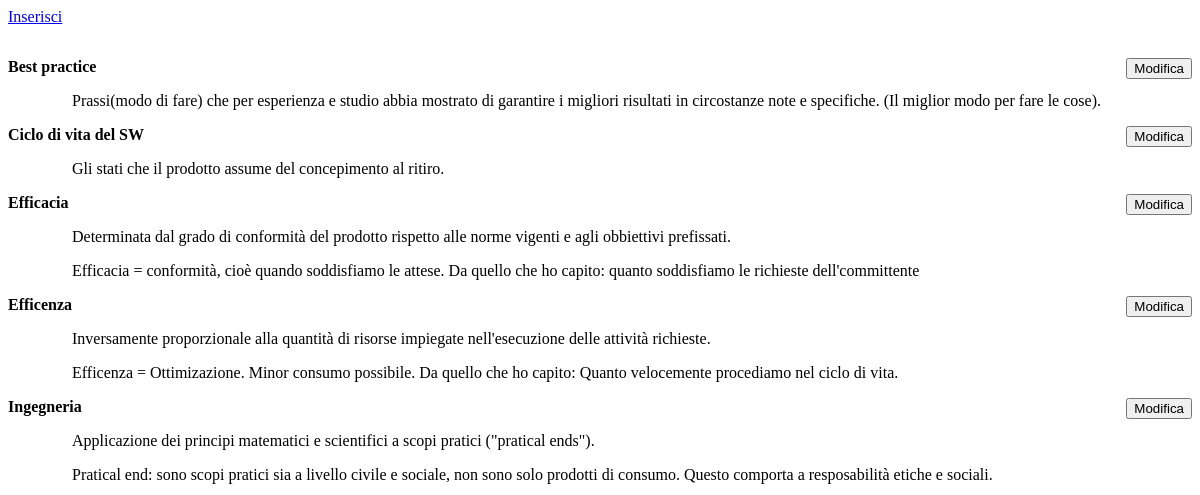
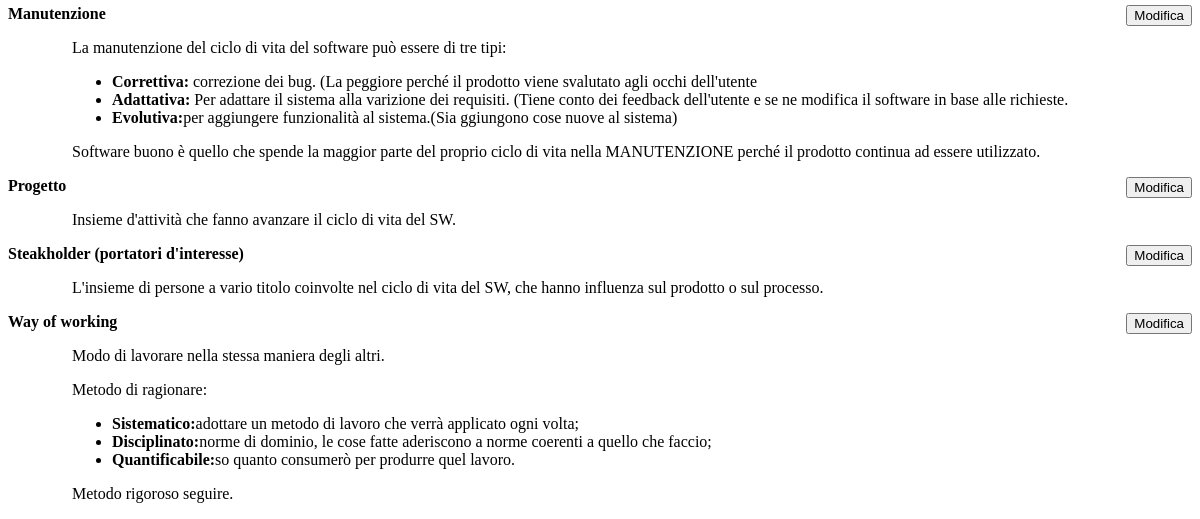
Before: / with the older database file (2 pictures, top to bottom).
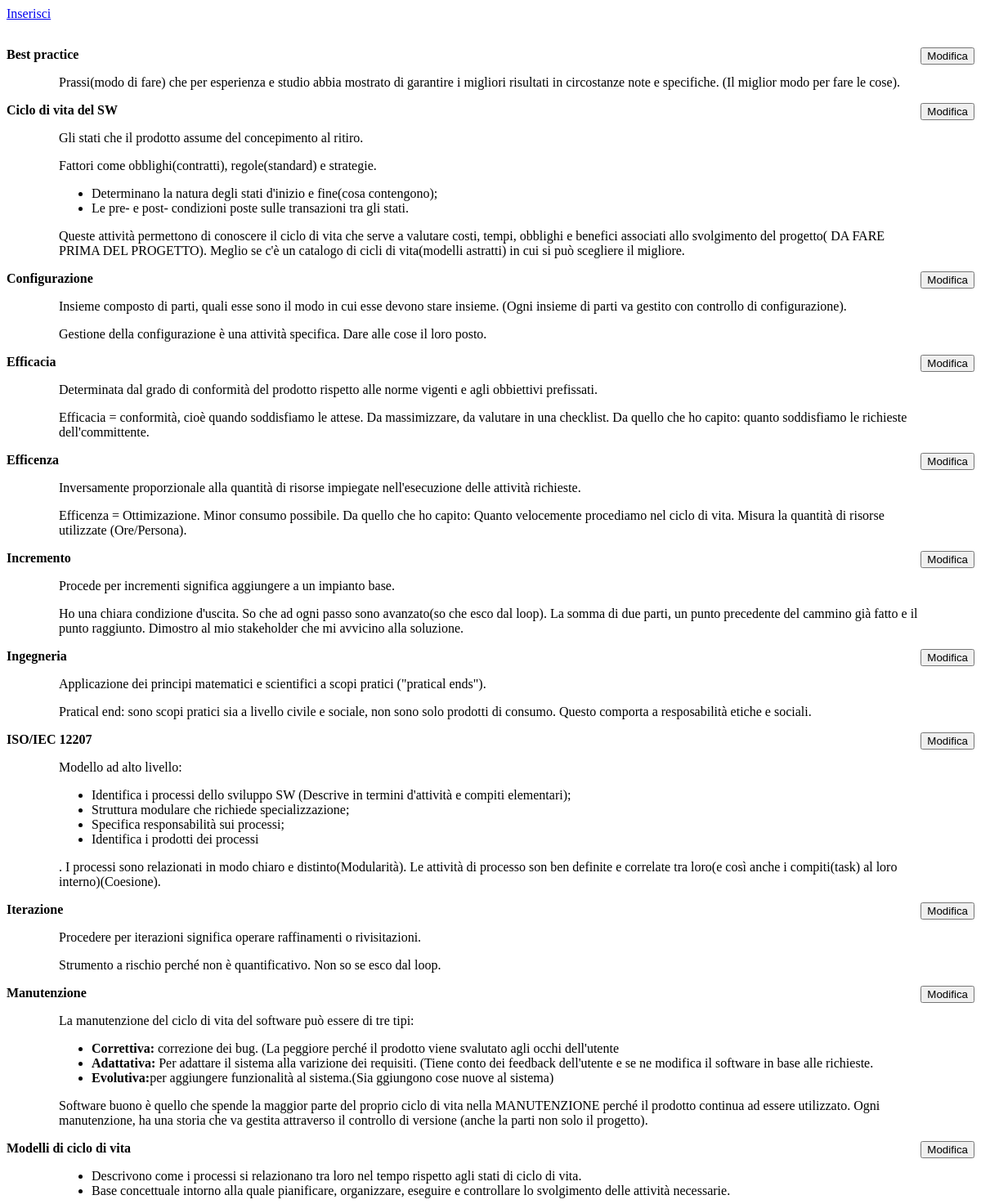
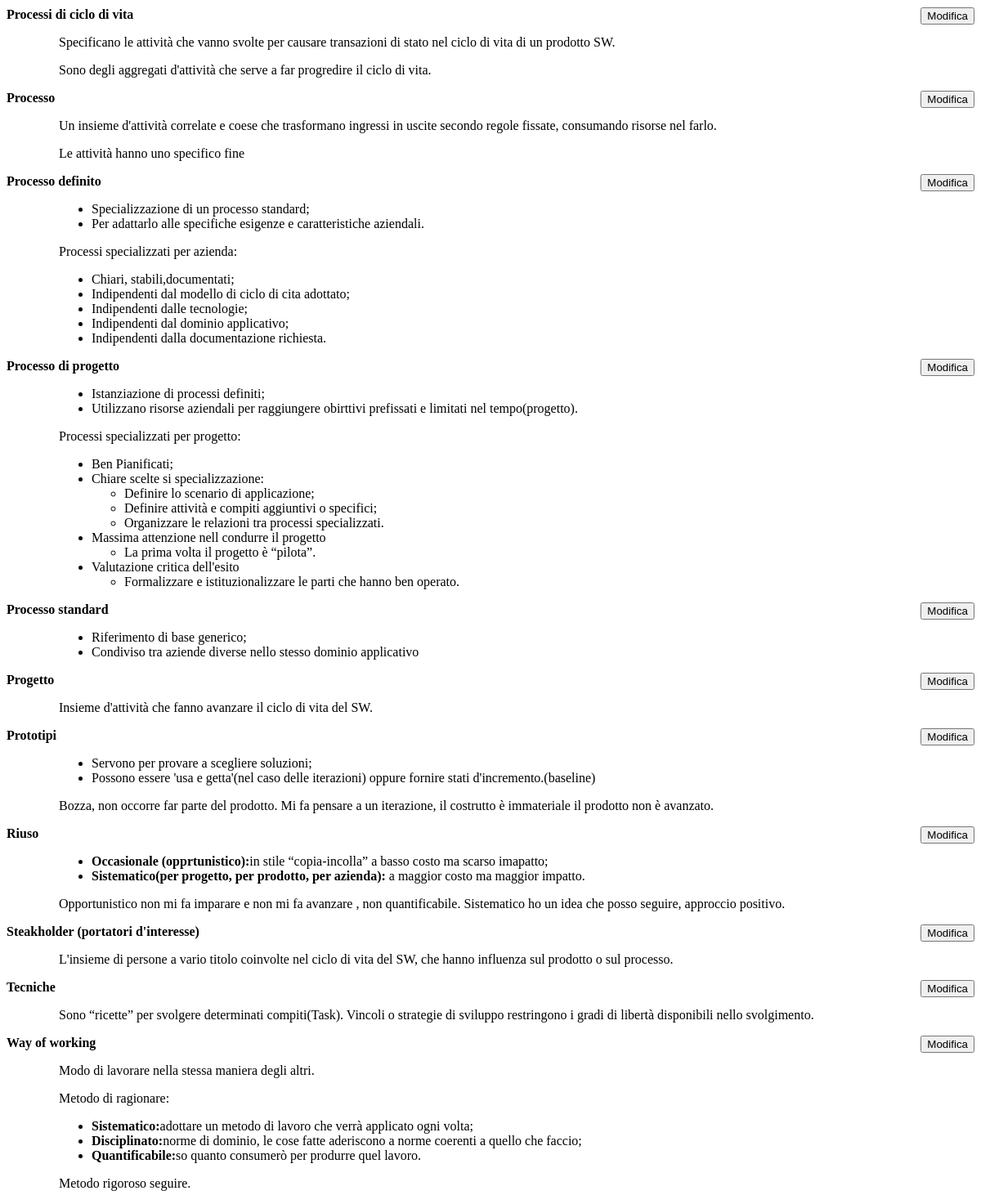
After: the same page with the newer database file (2 pictures, top to bottom).
### tables this page shows
CREATE TABLE `glossario` (
  `NOME` varchar(100) NOT NULL,
  `DEFINIZIONE` text,
  `ALTRO` text
);

### index.php (the view, shortened to what this page needs)
<?php
    echo"<html><head><link rel='stylesheet' href='stile.css' /></head><body>";
    echo"<div><a id='link' href='insertion.php'>Inserisci</a></div>";
    $connessione=connessione();
    echo"<div>";
    if(!$result=$connessione->query("SELECT * FROM glossario")){
        echo"errore della query: ".$connessione->error.".";
        exit();
    }
    else{
        if($result->num_rows > 0){
            echo "<form action='update.php' method='POST' id='lista'>";
            while($row = $result -> fetch_array(MYSQLI_ASSOC)){
                echo "<div>";
                echo "<button class='bottoneModifica' value='".$row['NOME']."' name='bottoneModifica'>Modifica</button>";
                echo "<div><strong>".$row['NOME']."</strong></div>";
                echo "<div class='definizione'>".$row['DEFINIZIONE']."</div>";
                echo "<div class='altro'>".$row['ALTRO']."</div>";
                echo "</div>";
            }
            echo "</form>";
        }
    }
    echo"</div>";
    echo"</body></html>"
?>

### stile.css (style rules this page uses)
.definizione, .altro, #lista > div > ul { margin: 1em 4em; display: block; left:30%; }
.bottoneModifica { display: block; float:right; }
#link { display: block; margin-bottom:2em; }

Changed rows visible on the page:
changed glossario "Ciclo di vita del SW": ALTRO (not shown) → "Fattori come obblighi(contratti), regole(standard) e strategie. Determinano la natura degli stati d'inizio e fine(cosa contengono); Le pre- e post- condizioni poste sulle transazioni tra gli stati. Queste attività permettono di conoscere il ciclo di vita che serve a valutare costi, tempi, obblighi e benefici associati allo svolgimento del progetto( DA FARE PRIMA DEL PROGETTO). Meglio se c'è un catalogo di cicli di vita(modelli astratti) in cui si può scegliere il migliore."
added glossario: NOME "Configurazione", DEFINIZIONE "Insieme composto di parti, quali esse sono il modo in cui esse devono stare insieme. (Ogni insieme di parti va gestito con controllo di configurazione).", ALTRO "Gestione della configurazione è una attività specifica. Dare alle cose il loro posto."
changed glossario "Efficacia": ALTRO "Efficacia = conformità, cioè quando soddisfiamo le attese. Da quello che ho capito: quanto soddisfiamo le richieste dell'committente" → "…soddisfiamo le attese. Da massimizzare, da valutare in una checklist. Da quello che ho capito: quanto soddisfiamo le richieste dell'committente."
changed glossario "Efficenza": ALTRO "Efficenza = Ottimizazione. Minor consumo possibile. Da quello che ho capito: Quanto velocemente procediamo nel ciclo di vita." → "…nel ciclo di vita. Misura la quantità di risorse utilizzate (Ore/Persona)."
added glossario: NOME "Incremento", DEFINIZIONE "Procede per incrementi significa aggiungere a un impianto base.", ALTRO "Ho una chiara condizione d'uscita. So che ad ogni passo sono avanzato(so che esco dal loop). La somma di due parti, un punto precedente del cammino già fatto e il punto raggiunto. Dimostro al mio stakeholder che mi avvicino alla soluzione."
added glossario: NOME "ISO/IEC 12207", DEFINIZIONE "Modello ad alto livello: Identifica i processi dello sviluppo SW (Descrive in termini d'attività e compiti elementari); Struttura modulare che richiede specializzazione; Specifica responsabilità sui processi; Identifica i prodotti dei processi . I processi sono relazionati in modo chiaro e distinto(Modularità). Le attività di processo son ben definite e correlate tra loro(e così anche i compiti(task) al loro interno)(Coesione)."
added glossario: NOME "Iterazione", DEFINIZIONE "Procedere per iterazioni significa operare raffinamenti o rivisitazioni.", ALTRO "Strumento a rischio perché non è quantificativo. Non so se esco dal loop."
changed glossario "Manutenzione": ALTRO "Software buono è quello che spende la maggior parte del proprio ciclo di vita nella MANUTENZIONE perché il prodotto continua ad essere utilizzato." → "…continua ad essere utilizzato. Ogni manutenzione, ha una storia che va gestita attraverso il controllo di versione (anche la parti non solo il progetto)."
added glossario: NOME "Modelli di ciclo di vita", DEFINIZIONE "Descrivono come i processi si relazionano tra loro nel tempo rispetto agli stati di ciclo di vita. Base concettuale intorno alla quale pianificare, organizzare, eseguire e controllare lo svolgimento delle attività necessarie."
added glossario: NOME "Processi di ciclo di vita", DEFINIZIONE "Specificano le attività che vanno svolte per causare transazioni di stato nel ciclo di vita di un prodotto SW.", ALTRO "Sono degli aggregati d'attività che serve a far progredire il ciclo di vita."
added glossario: NOME "Processo", DEFINIZIONE "Un insieme d'attività correlate e coese che trasformano ingressi in uscite secondo regole fissate, consumando risorse nel farlo.", ALTRO "Le attività hanno uno specifico fine"
added glossario: NOME "Processo definito", DEFINIZIONE "Specializzazione di un processo standard; Per adattarlo alle specifiche esigenze e caratteristiche aziendali. Processi specializzati per azienda: Chiari, stabili,documentati; Indipendenti dal modello di ciclo di cita adottato; Indipendenti dalle tecnologie; Indipendenti dal dominio applicativo; Indipendenti dalla documentazione richiesta."
added glossario: NOME "Processo di progetto", DEFINIZIONE "Istanziazione di processi definiti; Utilizzano risorse aziendali per raggiungere obirttivi prefissati e limitati nel tempo(progetto). Processi specializzati per progetto: Ben Pianificati; Chiare scelte si specializzazione: Definire lo scenario di applicazione; Definire attività e compiti aggiuntivi o specifici; Organizzare le relazioni tra processi specializzati. Massima attenzione nell condurre il progetto La prima volta il progetto è “pilota”. Valutazione critica dell'esito Formalizzare e istituzionalizzare le parti che hanno ben operato."
added glossario: NOME "Processo standard", DEFINIZIONE "Riferimento di base generico; Condiviso tra aziende diverse nello stesso dominio applicativo"
added glossario: NOME "Prototipi", DEFINIZIONE "Servono per provare a scegliere soluzioni; Possono essere 'usa e getta'(nel caso delle iterazioni) oppure fornire stati d'incremento.(baseline)", ALTRO "Bozza, non occorre far parte del prodotto. Mi fa pensare a un iterazione, il costrutto è immateriale il prodotto non è avanzato."
added glossario: NOME "Riuso", DEFINIZIONE "Occasionale (opprtunistico): in stile “copia-incolla” a basso costo ma scarso imapatto; Sistematico(per progetto, per prodotto, per azienda): a maggior costo ma maggior impatto.", ALTRO "Opportunistico non mi fa imparare e non mi fa avanzare , non quantificabile. Sistematico ho un idea che posso seguire, approccio positivo."
added glossario: NOME "Tecniche", DEFINIZIONE "Sono “ricette” per svolgere determinati compiti(Task). Vincoli o strategie di sviluppo restringono i gradi di libertà disponibili nello svolgimento."
